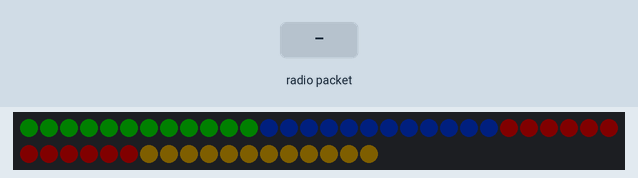
Recording of a sketch running on a simulated ESP8266 (NodeMCU). Parts: 48 RGB LEDs in strip order, left to right, continuing on the next row. The inputs (shaded band) are chosen by the test bench. Dim RGB values are drawn brighter than linear; WiFi joins after 1.5 s; servers stay silent unless stated; what the sketch prints to the serial monitor is not drawn.

Above: at 0.49 s.
At 1.2 s:
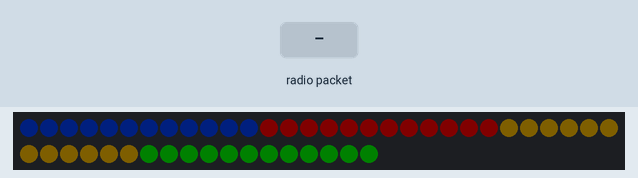
1.3 s: radio packet "1" arrives
At 1.42 s:
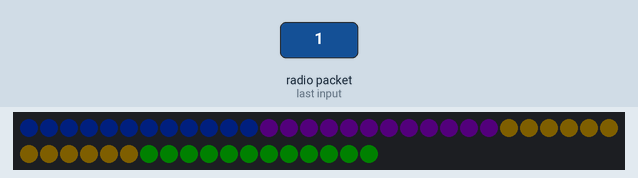
Timing chart, 0 to 1.5 s (numbered marks = the images above; inputs shaded):
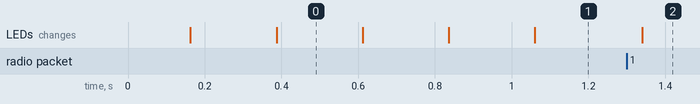

The sketch:

CubeReceiverESP8266-MFaire.ino
```cpp
/// LIBS
#include <ESP8266WiFi.h>
extern "C"
{
#include <espnow.h>
#include "user_interface.h"
}

#include <FastLED.h>
#include <SPI.h>
//#include <stdint.h>
/// GLOBALS

//  We are using APA102 Strips, 4 strips of 6 on each side of the cube
// SPI Pins designated here for DATA_PIN and CLOCK_PIN
#define DATA_PIN D7
#define CLOCK_PIN D5

#define MENU_ITEMS  3
// Menu Items needs to match the transmitted data size, which is also menu items in the controller code.

// going to define each menu number so it has a name
#define PATTERN     0
#define FRAMERATE   1
#define MOTORSPEED  2

// How many leds in your strip?
#define NUM_LEDS    48

// Define the array of leds
CRGB leds[NUM_LEDS];
CRGB cube[NUM_LEDS];

// This the ESP NOW Data that will be transmitted.
// this is length of data sent in byte array txrxData.  this can be up to 100ish bytes


byte txrxData[MENU_ITEMS];

//txrxData[0] = 1;
//txrxData[FRAMERATE] = 60;
//txrxData[MOTORSPEED] = 60;


int side = 0;
///SETUP

void setup()
{
  // DEBUG SETUP prints MAC Address from WIFI Stack.  Only necessary to know receiver mac.
 // Serial.begin(115200);
 // Serial.println("\r\nESP_Now MASTER CONTROLLER\r\n");
  //WiFi.mode(WIFI_STA);
  //WiFi.begin();
  //Serial.print("\r\n\r\nDevice MAC: ");
  //Serial.println(WiFi.macAddress());
  //  Comment out above dbug and serial for prod code.  slows down everything.

  // init values for each menu:
  txrxData[PATTERN] = 1;
  txrxData[FRAMERATE] = 220;
  txrxData[MOTORSPEED] = 60;

  // this is a setup of our LED array for FASTLED lib
  LEDS.addLeds<APA102, DATA_PIN, CLOCK_PIN, RGB>(leds, NUM_LEDS);
  LEDS.setBrightness(5);
  // ideally we would do some power calc and set max current here  TODO

  // ESP NOW Setup
  esp_now_init();
  esp_now_set_self_role(ESP_NOW_ROLE_COMBO);

  // this is a register callback function set up that copies data to txrxData from received data.
  //  TODO is to make this a explicit function instead of an anonymous one in the declaration.
  esp_now_register_recv_cb([](uint8_t *mac, uint8_t *data, uint8_t len) {

    memcpy(txrxData, data, len);
     // Serial.printf("Got frame menu =\t%i\n\r", txrxData[FRAMERATE]);
    //   Serial.printf("Got hue menu =\t%i\n\r", txrxData[PATTERN]);
  });
}

//  esp now will receive bytes without doing anything in loop.
void loop()
{
  ledTest();
  // we are always mapping cube to leds
  // but we periodically call next side at the framerate
 stripToCubeMap();

 //change pattern every ten sec.  for now pattern is just HUE
 //EVERY_N_SECONDS(10){txrxData[PATTERN]++;}
 //setSide();
 FastLED.show();

 // this should change frameduration with the incoming framerate from controller
 EVERY_N_MILLISECONDS_I(thisTimer,100){
  uint8_t timeval = txrxData[FRAMERATE];
  thisTimer.setPeriod(timeval);
  nextSide();
  }
  //Serial.print ("speed should be ");
 // Serial.println(txrxData[1]);
}

void ledTest()
{
  static uint8_t globalHue = txrxData[0];
  // static means the value will be maintained outside the function!

    for (int i = (NUM_LEDS)-1; i >= 0; i--)
  {
    // Set the i'th led to red
   // leds[i] = CHSV(100, 255, 255);
   // cube[6] = CHSV(hue++,255,255);
   // fill_solid(cube,6,CHSV(txrxData[PATTERN],255,255));
   // this just fills our cube with four increasing colors
   // in theory this will shift around with the frame rate.
   setSide(0,txrxData[PATTERN]);
   setSide(1,txrxData[PATTERN] + 50);
   setSide(2,txrxData[PATTERN] + 100);
   setSide(3,txrxData[PATTERN] + 150);
   // leds[i] = cube[1];
    // Show the leds
    //FastLED.show();

    // now that we've shown the leds, reset the i'th led to black
    // leds[i] = CRGB::Black;
    //fadeall();
    // Wait a little bit before we loop around and do it again
    //delay(10);
  }
};

void setSide(int side, int hue){

  side = side % 4;
  //fadeall();
  for (int i = 0 + (side * 12); i < (12 + (side * 12)); i++)
  {
    cube[i] = CHSV(hue,255,255);
  }

}

void fadeall()
{
  for (int i = 0; i < NUM_LEDS; i++)
  {
    cube[i].nscale8(250);
  }
}

void stripToCubeMap(){
  for (int i = 0; i < NUM_LEDS; i++)
  {
     //remap each led from cube position to correct strip position

    int n = (i + 12 * side)%48;
    leds[n] = cube[i];
    Serial.print("N: ");
   Serial.println(n);
    //Serial.print("I: ");
    //Serial.println(i);
    //Serial.print("Side: ");
    //Serial.println(side);
  }

}

void nextSide(){
  side++;
  if (side == 4) {side = 0;}

}

/**
void cylon()
{
  static uint8_t hue = 0;
  //Serial.println(txrxData[0]);
  // First slide the led in one direction
  for (int i = 0; i < NUM_LEDS; i++)
  {
    // Set the i'th led to red
    cube[i] = CHSV(hue++, 255, 255);
    // Show the leds
    FastLED.show();
    // now that we've shown the leds, reset the i'th led to black
    // leds[i] = CRGB::Black;
    fadeall();
    // Wait a little bit before we loop around and do it again
    delay(txrxData[0]);
  }
  //Serial.print("x");

  // Now go in the other direction.
  for (int i = (NUM_LEDS)-1; i >= 0; i--)
  {
    // Set the i'th led to red
    cube[i] = CHSV(hue++, 255, 255);
    // Show the leds
    FastLED.show();

    // now that we've shown the leds, reset the i'th led to black
    // leds[i] = CRGB::Black;
    fadeall();
    // Wait a little bit before we loop around and do it again
    delay(10);
  }
}
**/
```

Measured:
- after the input at 1.3 s, the LEDs: change at once (image 2)
